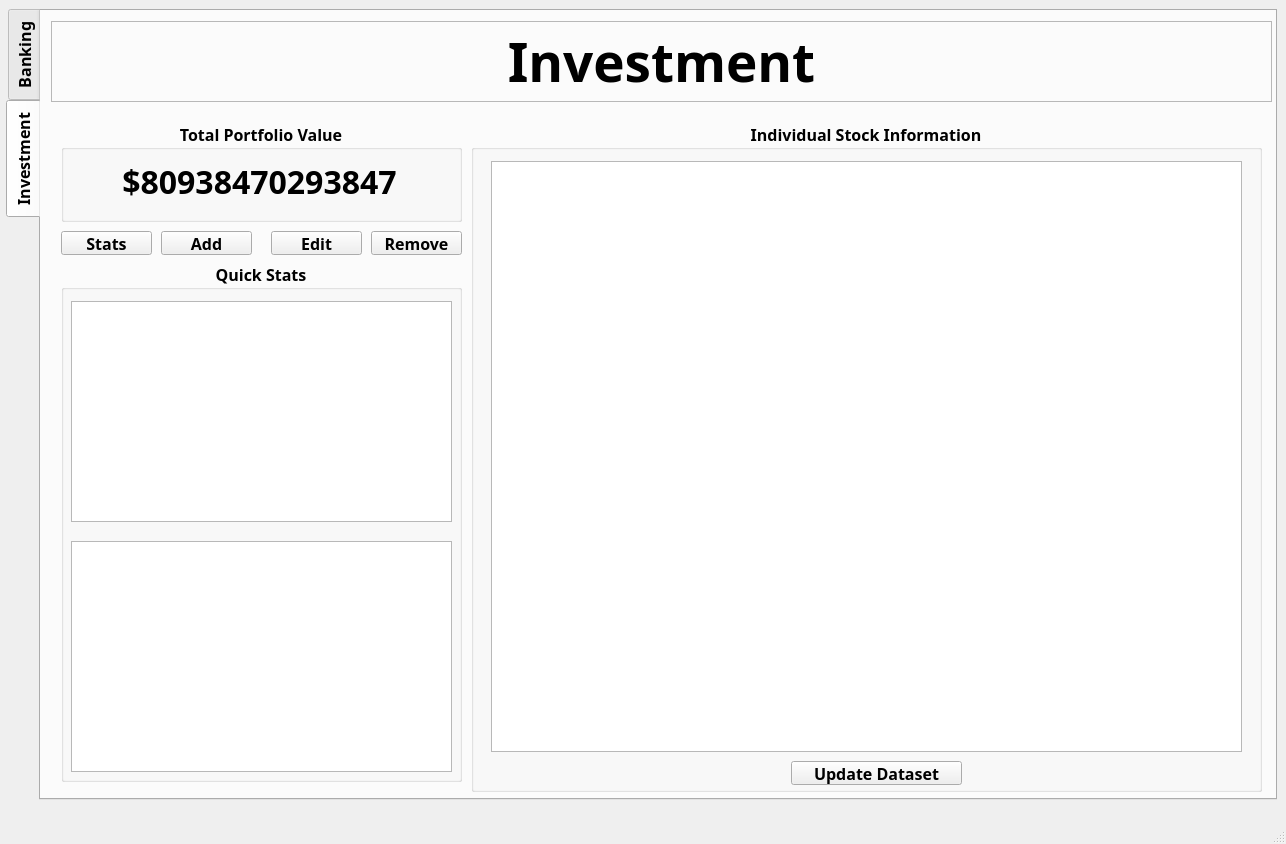
<?xml version="1.0" encoding="UTF-8"?>
<ui version="4.0">
 <class>MainWindow</class>
 <widget class="QMainWindow" name="MainWindow">
  <property name="geometry">
   <rect>
    <x>0</x>
    <y>0</y>
    <width>1286</width>
    <height>844</height>
   </rect>
  </property>
  <property name="windowTitle">
   <string>Centsible</string>
  </property>
  <property name="windowIcon">
   <iconset>
    <normaloff>centsible_logo.png</normaloff>centsible_logo.png</iconset>
  </property>
  <widget class="QWidget" name="centralwidget">
   <widget class="QTabWidget" name="tabWidget">
    <property name="geometry">
     <rect>
      <x>6</x>
      <y>9</y>
      <width>1271</width>
      <height>791</height>
     </rect>
    </property>
    <property name="font">
     <font>
      <family>JetBrainsMono Nerd Font Mono</family>
      <pointsize>12</pointsize>
      <bold>true</bold>
     </font>
    </property>
    <property name="tabPosition">
     <enum>QTabWidget::West</enum>
    </property>
    <property name="currentIndex">
     <number>1</number>
    </property>
    <widget class="QWidget" name="tab">
     <attribute name="title">
      <string>Banking</string>
     </attribute>
     <widget class="QLabel" name="label_bank">
      <property name="geometry">
       <rect>
        <x>10</x>
        <y>10</y>
        <width>1221</width>
        <height>81</height>
       </rect>
      </property>
      <property name="font">
       <font>
        <family>JetBrainsMono Nerd Font Mono</family>
        <pointsize>40</pointsize>
        <bold>true</bold>
       </font>
      </property>
      <property name="autoFillBackground">
       <bool>false</bool>
      </property>
      <property name="text">
       <string>Banking</string>
      </property>
      <property name="alignment">
       <set>Qt::AlignCenter</set>
      </property>
     </widget>
     <widget class="QFrame" name="frame">
      <property name="geometry">
       <rect>
        <x>10</x>
        <y>10</y>
        <width>1221</width>
        <height>81</height>
       </rect>
      </property>
      <property name="autoFillBackground">
       <bool>false</bool>
      </property>
      <property name="frameShape">
       <enum>QFrame::StyledPanel</enum>
      </property>
      <property name="frameShadow">
       <enum>QFrame::Raised</enum>
      </property>
      <property name="lineWidth">
       <number>10</number>
      </property>
     </widget>
     <widget class="QGroupBox" name="groupBox_6">
      <property name="geometry">
       <rect>
        <x>20</x>
        <y>110</y>
        <width>401</width>
        <height>101</height>
       </rect>
      </property>
      <property name="title">
       <string>Total Liquidity</string>
      </property>
      <property name="alignment">
       <set>Qt::AlignCenter</set>
      </property>
      <widget class="QLabel" name="banking_total_label">
       <property name="geometry">
        <rect>
         <x>8</x>
         <y>35</y>
         <width>381</width>
         <height>51</height>
        </rect>
       </property>
       <property name="font">
        <font>
         <family>JetBrainsMono Nerd Font Mono</family>
         <pointsize>24</pointsize>
         <bold>true</bold>
        </font>
       </property>
       <property name="text">
        <string>$80938470293847</string>
       </property>
       <property name="alignment">
        <set>Qt::AlignCenter</set>
       </property>
      </widget>
     </widget>
     <widget class="QGroupBox" name="groupBox_7">
      <property name="geometry">
       <rect>
        <x>430</x>
        <y>110</y>
        <width>791</width>
        <height>671</height>
       </rect>
      </property>
      <property name="title">
       <string>Accounts</string>
      </property>
      <property name="alignment">
       <set>Qt::AlignCenter</set>
      </property>
      <widget class="QTableWidget" name="accountTable">
       <property name="geometry">
        <rect>
         <x>20</x>
         <y>40</y>
         <width>751</width>
         <height>591</height>
        </rect>
       </property>
      </widget>
      <widget class="QPushButton" name="update_banking">
       <property name="geometry">
        <rect>
         <x>320</x>
         <y>640</y>
         <width>171</width>
         <height>24</height>
        </rect>
       </property>
       <property name="text">
        <string>Update Dataset</string>
       </property>
      </widget>
     </widget>
     <widget class="QPushButton" name="addBank">
      <property name="geometry">
       <rect>
        <x>120</x>
        <y>220</y>
        <width>91</width>
        <height>24</height>
       </rect>
      </property>
      <property name="text">
       <string>Add</string>
      </property>
     </widget>
     <widget class="QPushButton" name="editBank">
      <property name="geometry">
       <rect>
        <x>230</x>
        <y>220</y>
        <width>91</width>
        <height>24</height>
       </rect>
      </property>
      <property name="text">
       <string>Edit</string>
      </property>
     </widget>
     <widget class="QPushButton" name="removeBank">
      <property name="geometry">
       <rect>
        <x>330</x>
        <y>220</y>
        <width>91</width>
        <height>24</height>
       </rect>
      </property>
      <property name="text">
       <string>Remove</string>
      </property>
     </widget>
     <widget class="QGroupBox" name="groupBox_8">
      <property name="geometry">
       <rect>
        <x>20</x>
        <y>250</y>
        <width>401</width>
        <height>521</height>
       </rect>
      </property>
      <property name="title">
       <string>Quick Stats</string>
      </property>
      <property name="alignment">
       <set>Qt::AlignCenter</set>
      </property>
      <widget class="QChartView" name="banking_total_graph">
       <property name="geometry">
        <rect>
         <x>10</x>
         <y>280</y>
         <width>381</width>
         <height>231</height>
        </rect>
       </property>
      </widget>
      <widget class="QChartView" name="banking_year_graph">
       <property name="geometry">
        <rect>
         <x>10</x>
         <y>40</y>
         <width>381</width>
         <height>221</height>
        </rect>
       </property>
      </widget>
     </widget>
     <widget class="QPushButton" name="bankStats">
      <property name="geometry">
       <rect>
        <x>20</x>
        <y>220</y>
        <width>91</width>
        <height>24</height>
       </rect>
      </property>
      <property name="text">
       <string>Stats</string>
      </property>
     </widget>
     <zorder>frame</zorder>
     <zorder>label_bank</zorder>
     <zorder>groupBox_6</zorder>
     <zorder>groupBox_7</zorder>
     <zorder>addBank</zorder>
     <zorder>editBank</zorder>
     <zorder>removeBank</zorder>
     <zorder>groupBox_8</zorder>
     <zorder>bankStats</zorder>
    </widget>
    <widget class="QWidget" name="tab_2">
     <attribute name="title">
      <string>Investment</string>
     </attribute>
     <widget class="QLabel" name="label_invest">
      <property name="geometry">
       <rect>
        <x>10</x>
        <y>10</y>
        <width>1221</width>
        <height>81</height>
       </rect>
      </property>
      <property name="font">
       <font>
        <family>JetBrainsMono Nerd Font Mono</family>
        <pointsize>40</pointsize>
        <bold>true</bold>
       </font>
      </property>
      <property name="autoFillBackground">
       <bool>false</bool>
      </property>
      <property name="text">
       <string>Investment</string>
      </property>
      <property name="alignment">
       <set>Qt::AlignCenter</set>
      </property>
     </widget>
     <widget class="QFrame" name="frame_2">
      <property name="geometry">
       <rect>
        <x>10</x>
        <y>10</y>
        <width>1221</width>
        <height>81</height>
       </rect>
      </property>
      <property name="frameShape">
       <enum>QFrame::StyledPanel</enum>
      </property>
      <property name="frameShadow">
       <enum>QFrame::Raised</enum>
      </property>
      <property name="lineWidth">
       <number>10</number>
      </property>
     </widget>
     <widget class="QGroupBox" name="groupBox">
      <property name="geometry">
       <rect>
        <x>20</x>
        <y>110</y>
        <width>401</width>
        <height>101</height>
       </rect>
      </property>
      <property name="title">
       <string>Total Portfolio Value</string>
      </property>
      <property name="alignment">
       <set>Qt::AlignCenter</set>
      </property>
      <widget class="QLabel" name="invest_total_label">
       <property name="geometry">
        <rect>
         <x>8</x>
         <y>35</y>
         <width>381</width>
         <height>51</height>
        </rect>
       </property>
       <property name="font">
        <font>
         <family>JetBrainsMono Nerd Font Mono</family>
         <pointsize>24</pointsize>
         <bold>true</bold>
        </font>
       </property>
       <property name="text">
        <string>$80938470293847</string>
       </property>
       <property name="alignment">
        <set>Qt::AlignCenter</set>
       </property>
      </widget>
     </widget>
     <widget class="QGroupBox" name="groupBox_2">
      <property name="geometry">
       <rect>
        <x>430</x>
        <y>110</y>
        <width>791</width>
        <height>671</height>
       </rect>
      </property>
      <property name="title">
       <string>Individual Stock Information</string>
      </property>
      <property name="alignment">
       <set>Qt::AlignCenter</set>
      </property>
      <widget class="QTableWidget" name="investmentTable">
       <property name="geometry">
        <rect>
         <x>20</x>
         <y>40</y>
         <width>751</width>
         <height>591</height>
        </rect>
       </property>
      </widget>
      <widget class="QPushButton" name="update_investment">
       <property name="geometry">
        <rect>
         <x>320</x>
         <y>640</y>
         <width>171</width>
         <height>24</height>
        </rect>
       </property>
       <property name="text">
        <string>Update Dataset</string>
       </property>
      </widget>
     </widget>
     <widget class="QPushButton" name="investStats">
      <property name="geometry">
       <rect>
        <x>20</x>
        <y>220</y>
        <width>91</width>
        <height>24</height>
       </rect>
      </property>
      <property name="text">
       <string>Stats</string>
      </property>
     </widget>
     <widget class="QPushButton" name="addInvest">
      <property name="geometry">
       <rect>
        <x>120</x>
        <y>220</y>
        <width>91</width>
        <height>24</height>
       </rect>
      </property>
      <property name="text">
       <string>Add</string>
      </property>
     </widget>
     <widget class="QPushButton" name="editInvest">
      <property name="geometry">
       <rect>
        <x>230</x>
        <y>220</y>
        <width>91</width>
        <height>24</height>
       </rect>
      </property>
      <property name="text">
       <string>Edit</string>
      </property>
     </widget>
     <widget class="QPushButton" name="removeInvest">
      <property name="geometry">
       <rect>
        <x>330</x>
        <y>220</y>
        <width>91</width>
        <height>24</height>
       </rect>
      </property>
      <property name="text">
       <string>Remove</string>
      </property>
     </widget>
     <widget class="QGroupBox" name="groupBox_3">
      <property name="geometry">
       <rect>
        <x>20</x>
        <y>250</y>
        <width>401</width>
        <height>521</height>
       </rect>
      </property>
      <property name="title">
       <string>Quick Stats</string>
      </property>
      <property name="alignment">
       <set>Qt::AlignCenter</set>
      </property>
      <widget class="QChartView" name="invest_year_graph">
       <property name="geometry">
        <rect>
         <x>10</x>
         <y>40</y>
         <width>381</width>
         <height>221</height>
        </rect>
       </property>
      </widget>
      <widget class="QChartView" name="invest_total_graph">
       <property name="geometry">
        <rect>
         <x>10</x>
         <y>280</y>
         <width>381</width>
         <height>231</height>
        </rect>
       </property>
      </widget>
     </widget>
    </widget>
   </widget>
  </widget>
  <widget class="QMenuBar" name="menubar">
   <property name="geometry">
    <rect>
     <x>0</x>
     <y>0</y>
     <width>1286</width>
     <height>21</height>
    </rect>
   </property>
  </widget>
  <widget class="QStatusBar" name="statusbar"/>
 </widget>
 <customwidgets>
  <customwidget>
   <class>QChartView</class>
   <extends>QGraphicsView</extends>
   <header location="global">QtCharts.h</header>
  </customwidget>
 </customwidgets>
 <resources/>
 <connections/>
</ui>
